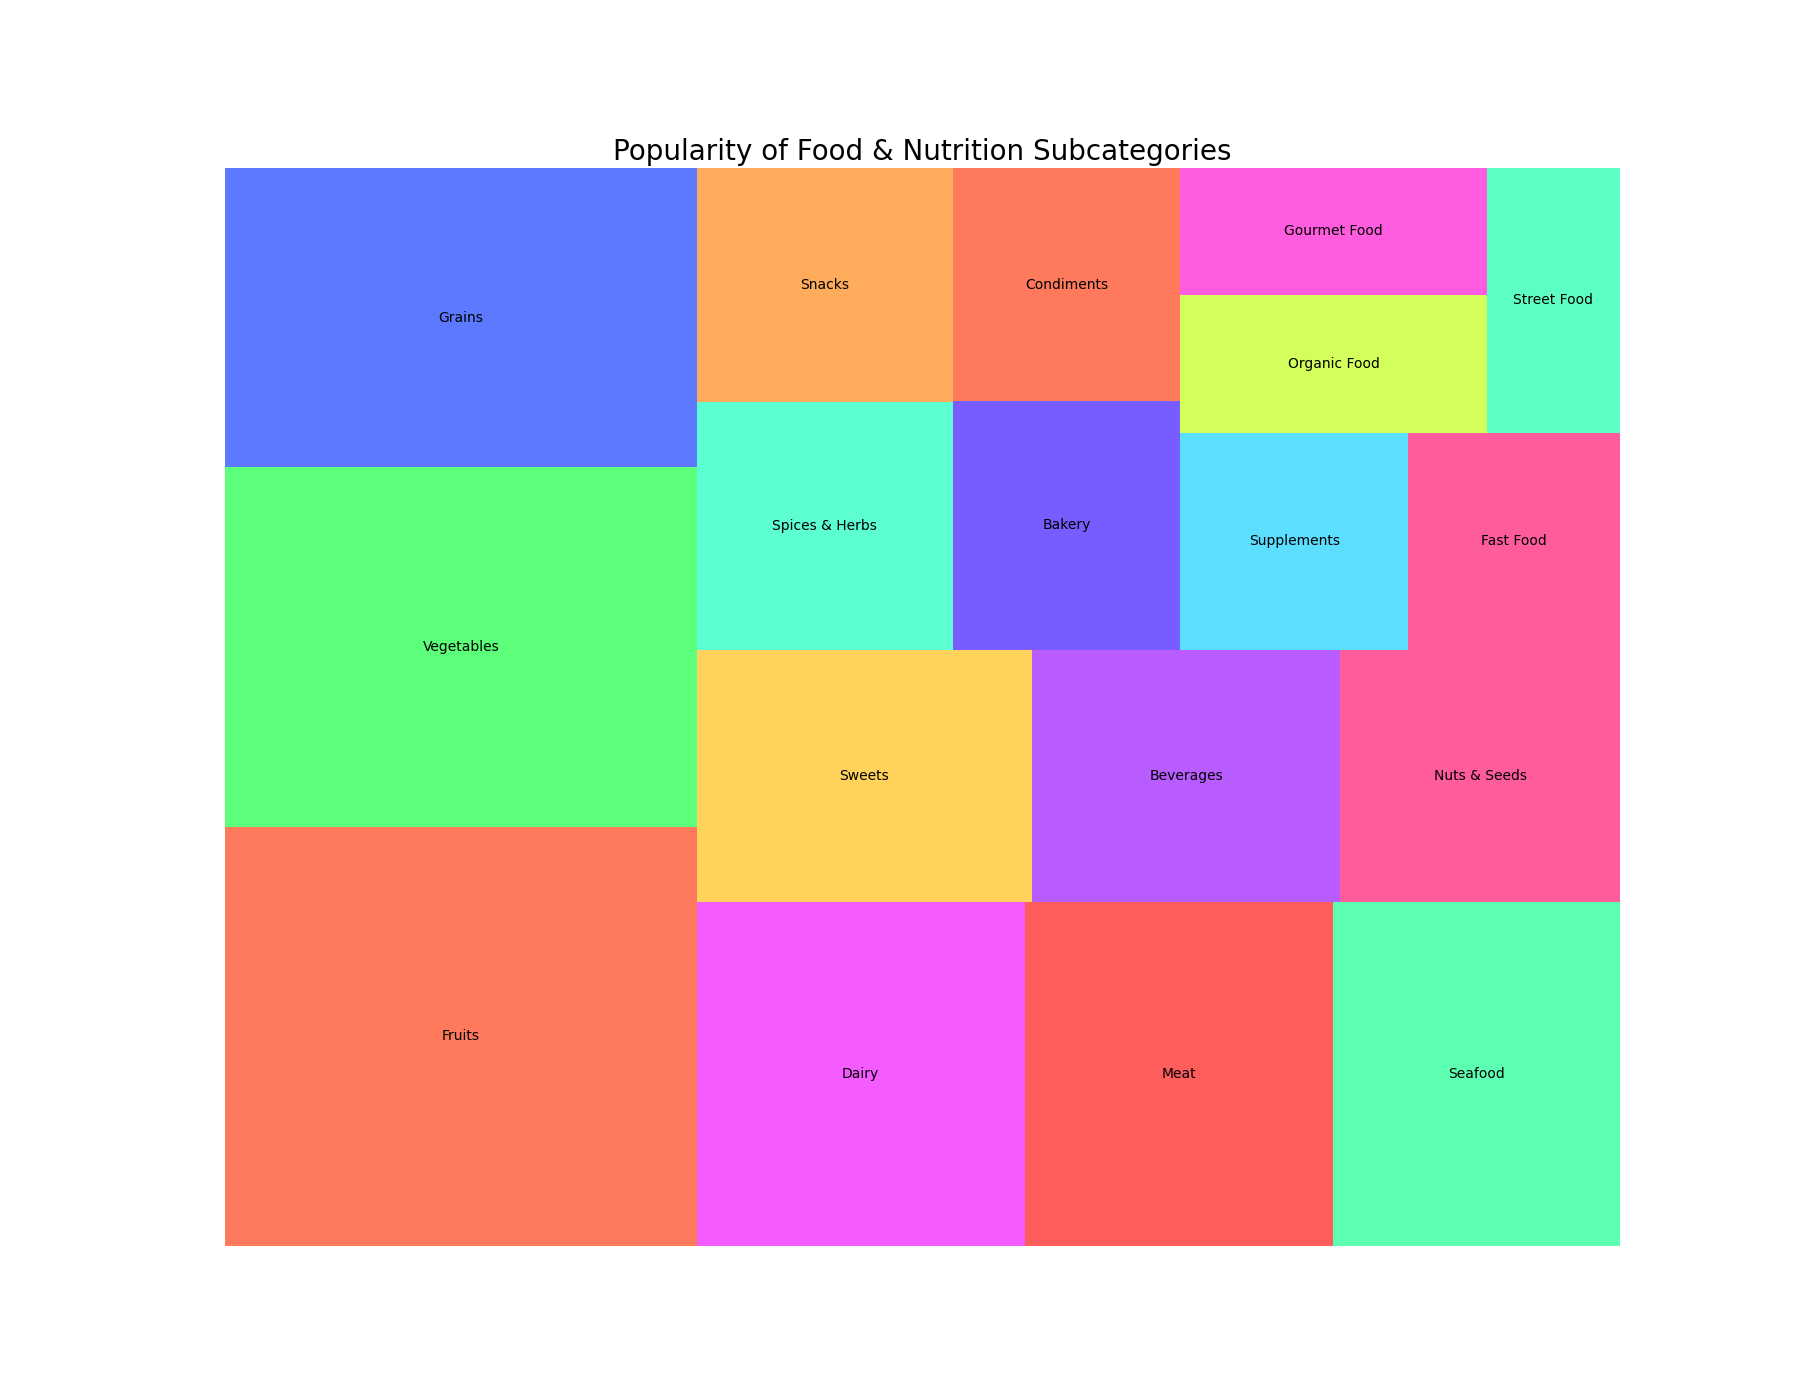

Python code for this plot:

import matplotlib.pyplot as plt
import pandas as pd
import squarify

data = {
    'Category': ['Food & Nutrition'] * 18,
    'Subcategory': ['Fruits', 'Vegetables', 'Grains', 'Dairy', 'Meat', 'Seafood', 'Sweets', 'Beverages', 
                    'Nuts & Seeds', 'Spices & Herbs', 'Snacks', 'Bakery', 'Condiments', 'Supplements', 
                    'Fast Food', 'Organic Food', 'Gourmet Food', 'Street Food'],
    'Popularity (in million)': [2800, 2400, 2000, 1600, 1500, 1400, 1200, 1100, 1000, 900, 850, 800, 
                                750, 700, 650, 600, 550, 500]
}

df = pd.DataFrame(data)

plt.figure(figsize=(18, 14))
colors = ['#FF5733', '#33FF57', '#3357FF', '#F333FF', '#FF3333', '#33FF9F', 
          '#FFC733', '#A833FF', '#FF3385', '#33FFC7', '#FF9633', '#5733FF', 
          '#FF5733', '#33D7FF', '#FF3385', '#C7FF33', '#FF33D7', '#33FFB2']

squarify.plot(sizes=df['Popularity (in million)'], label=df['Subcategory'], color=colors, alpha=0.8)
plt.title('Popularity of Food & Nutrition Subcategories', fontsize=20)
plt.axis('off')

plt.show()
